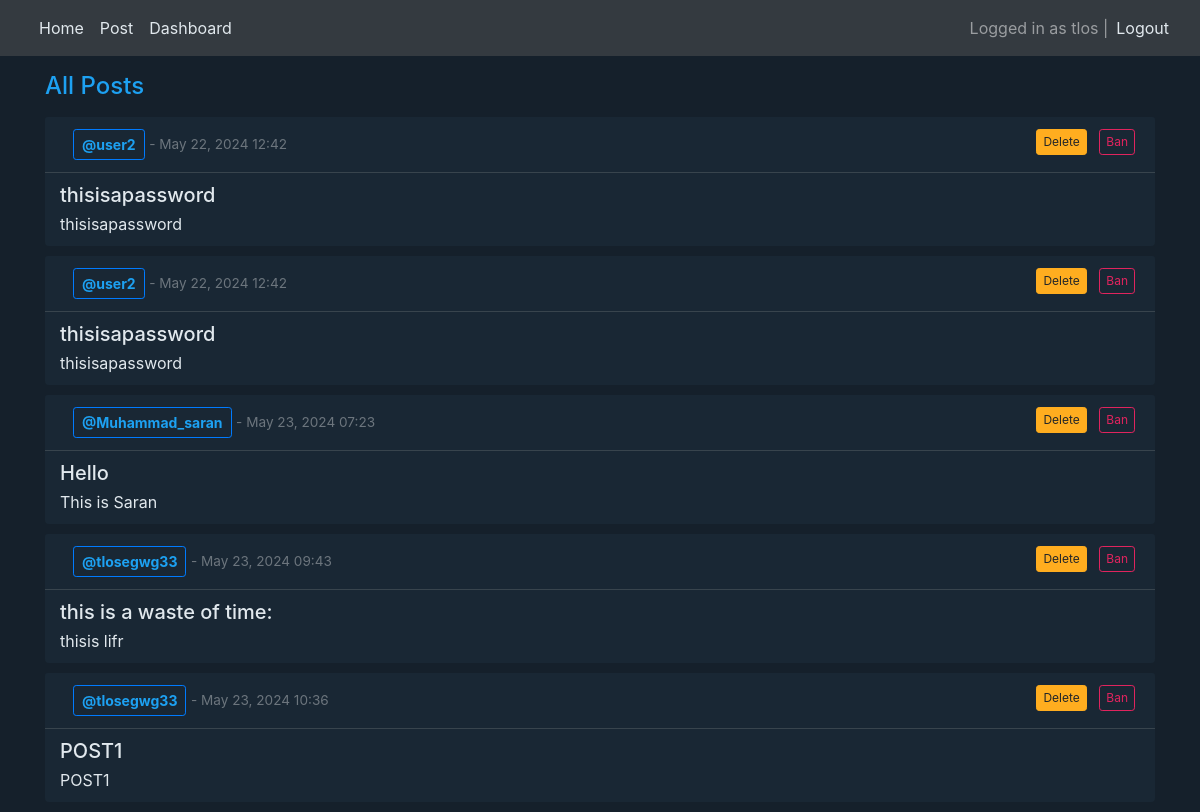
Page / (signed in) on the earlier database version.
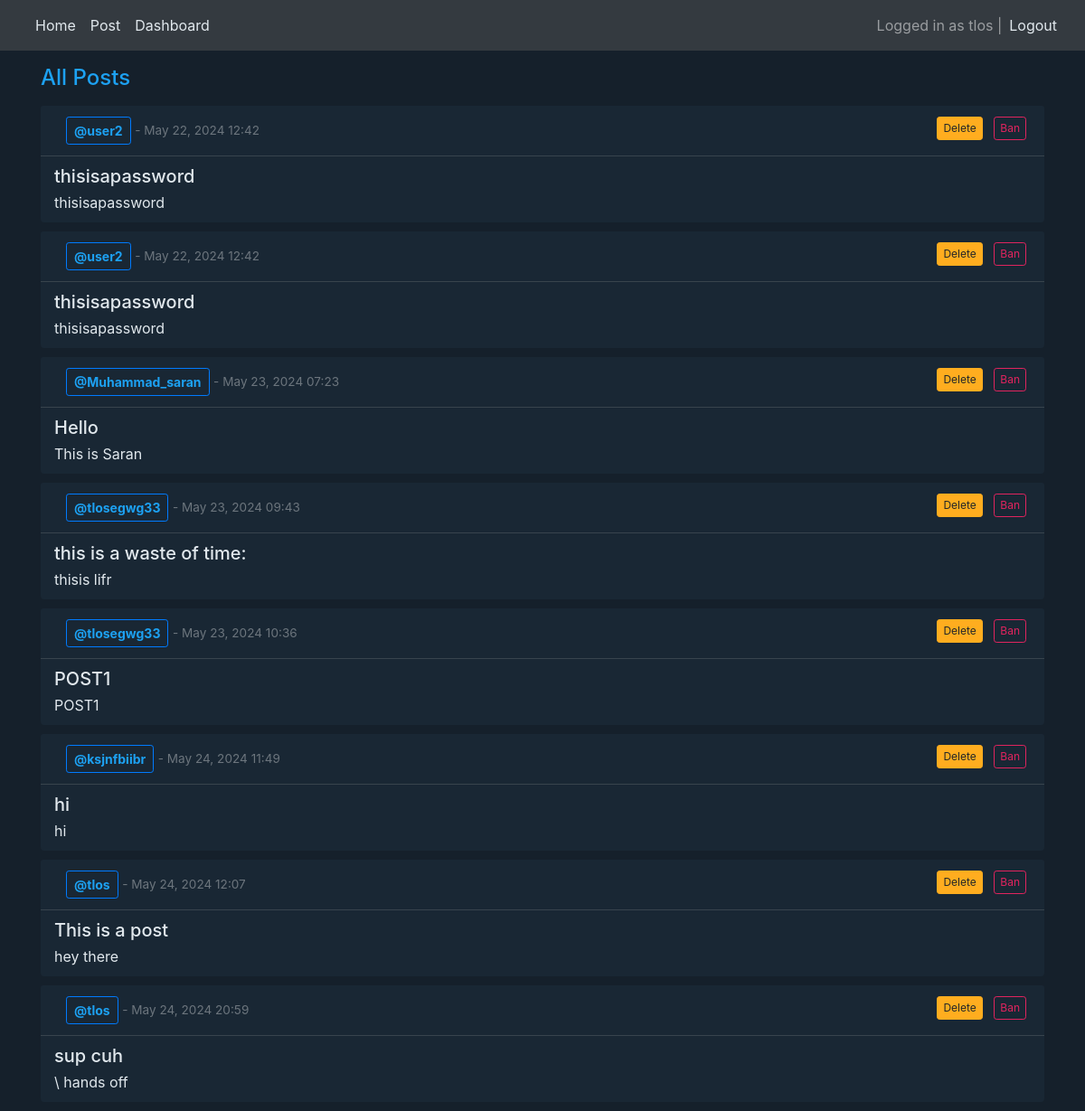
Same page on the later database version.
### main/models.py (models this page shows, shortened)
class Post(models.Model):
    author = models.ForeignKey(User, on_delete=models.CASCADE)
    title = models.CharField(max_length=255)
    description = models.TextField()
    created_at = models.DateTimeField(auto_now_add=True)
    updated_at = models.DateTimeField(auto_now=True)

### main/views.py (the view, shortened to what this page needs)
# urls.py: 2. Add a URL to urlpatterns:  path('', views.home, name='home')
@login_required(login_url='/login')
def home(request):
    posts = Post.objects.all()
    return render(request, 'main/homepage.html', {'posts':posts})

### main/templates/main/homepage.html (shortened to what this page needs)
{% extends 'main/base.html' %}
{% block content %}
<h4 class='mt-3 mb-3' style='color: #1DA1F2;'>All Posts</h4>
{% for post in posts %}
<div class='card mt-2'>
    <div class='card-header d-flex justify-content-between'>
        <div>
            <a href="{% url 'user_profile' username=post.author.username %}" class="btn btn-outline-primary btn-sm ml-2">
                <strong>@{{ post.author.username }}</strong>
            </a>
            <span class="text-muted small"> - {{ post.created_at|date:"M d, Y H:i" }}</span>
        </div>
        <div>
            {% if user == post.author or perms.main.delete_post %}
            <form method='POST' style="display:inline;">
                <button type='submit' class='btn btn-warning btn-sm' name='post_id' value="{{ post.id }}">Delete</button>
            </form>
            {% endif %}
            {% if user.is_staff %}
            <form method='POST' style="display:inline;">
                <button type='submit' class='btn btn-outline-danger btn-sm ml-2' name='user_id' value="{{ post.author.id }}">Ban</button>
            </form>
            {% endif %}
        </div>
    </div>
    <div class='card-body'>
        <h5 class='card-title'>{{ post.title }}</h5>
        <p class='card-text'>{{ post.description }}</p>
    </div>
</div>
{% endfor %}
{% endblock %}

### main/templates/main/base.html (shortened to what this page needs)
<!DOCTYPE html>
{% load static %}
<html lang="en">
<head>
    <link rel="stylesheet" href="{% static 'blogpost/css/bootstrap.min.css' %}">
</head>
<body>
    <nav class="navbar navbar-expand-lg navbar-dark bg-dark">
        <div class="container-fluid">
            <div>
                <ul class="navbar-nav">
                    <li class="nav-item">
                        <a class="nav-link" href="/home">Home</a>
                    </li>
                    <li class="nav-item">
                        <a class="nav-link" href="/create_post">Post</a>
                    </li>
                    <li class="nav-item">
                        <a class="nav-link" href="/user_dashboard">Dashboard</a>
                    </li>
                </ul>
            </div>
            <div>
                <ul class="navbar-nav">
                    {% if user.is_authenticated %}
                    <span class='navbar-text'>Logged in as {{ user.username }} | </span>
                    <li class="nav-item">
                        <form id="logout-form" method="POST" action="{% url 'logout' %}" style="display: inline;">
                            <button type="submit" class="nav-link btn btn-link pl-2 pt-2" style="padding: 0; margin: 0; border: none; background: none;">
                                Logout
                            </button>
                        </form>
                    </li>
                    {% else %}
                    <li class="nav-item">
                        <a class="nav-link" href="{% url 'login' %}">Login</a>
                    </li>
                    {% endif %}
                </ul>
            </div>
        </div>
    </nav>
    <div class="container">
        {% block content %}
        {% endblock content %}
    </div>
</body>
</html>

### main/templates/main/base.html (style rules this page uses)
body { background-color: #15202b; color: #e1e8ed; }
.navbar-dark .navbar-nav .nav-link { color: #e1e8ed; }
.card { background-color: #192734; border: none; margin-bottom: 10px; }
.card-header { background-color: #192734; border-bottom: 1px solid #38444d; }
.card-body { color: #e1e8ed; }
.card-title, .card-text { margin: 0; }
.btn-warning { background-color: #ffad1f; border-color: #ffad1f; }
.btn-outline-danger { color: #e0245e; border-color: #e0245e; }

### main/templates/main/homepage.html (style rules this page uses)
.card-header strong { font-weight: bold; color: #1DA1F2; }
.card-header .text-muted { font-size: 0.85em; }
.card-body { padding: 10px 15px; }
.card-title { margin-bottom: 5px; }
.card-text { margin: 0; }
.btn-warning, .btn-outline-danger { font-size: 0.75em; padding: 0.25em 0.5em; }

Differences in the rows shown:
added Post: author.username "ksjnfbiibr", created_at "May 24, 2024 11:49", {{ post.id }} 13 (drawn), title "hi", description "hi"
added Post: author.username "tlos", created_at "May 24, 2024 12:07", {{ post.id }} 14 (drawn), title "This is a post", description "hey there"
added Post: author.username "tlos", created_at "May 24, 2024 20:59", {{ post.id }} 15 (drawn), title "sup cuh", description "\\ hands off"
